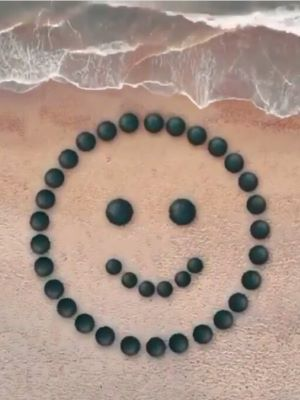
#> input picture images/IMG_20200410_220644_467.jpg, 300 x 400 px, found by its file name
$ python ft.py
#> lines starting #> are read from the running program, lines starting #| are printed output that depends on the picture
import numpy as np
import cv2
import matplotlib.pyplot as plt

# Load the image in grayscale
image = cv2.imread(r"C:\Users\HP\OneDrive\Documents\GitHub\equalizerrrr for data\ImageMixer\images\IMG_20200410_220644_467.jpg", cv2.IMREAD_GRAYSCALE)
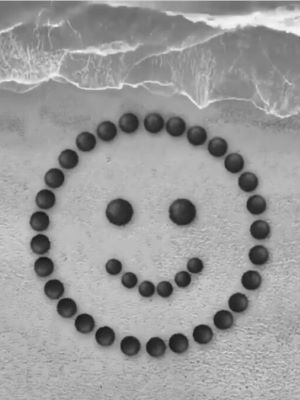
#> image: shape (400, 300); min 20, max 247, mean 155.1

# Perform Fourier Transform
f_transform = np.fft.fft2(image)
f_transform_shifted = np.fft.fftshift(f_transform)

# Extract Fourier components
magnitude = np.abs(f_transform_shifted)
phase = np.angle(f_transform_shifted)
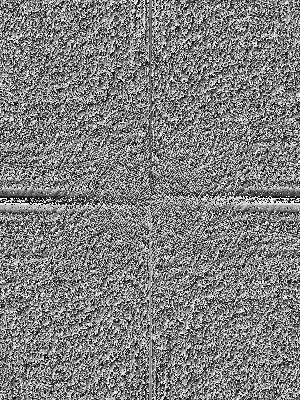
#> phase: shape (400, 300) float64; min -3.14, max 3.14, mean -1.69e-17; drawn with min black and max white
real_part = np.real(f_transform_shifted)
imaginary_part = np.imag(f_transform_shifted)
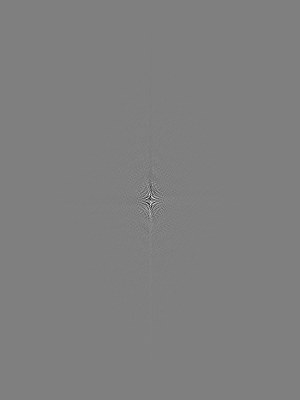
#> imaginary_part: shape (400, 300) float64; min -500238.8, max 500238.8, mean 0; drawn with min black and max white

# Modify Components

# 1. Modified Magnitude (Scale up all frequencies)
modified_magnitude = magnitude * 0.5

# 2. Modified Phase (Shift phase by a constant)
modified_phase = phase + np.pi / 1

# 3. Modified Real Part (Add constant to real part)
modified_real = real_part + 100

# 4. Modified Imaginary Part (Zero out imaginary part)
modified_imaginary = np.zeros_like(imaginary_part)

# Combine modified components into a single complex Fourier Transform
# Use the modified magnitude and phase to create a complex array
modified_complex = modified_magnitude * np.exp(1j * modified_phase)

# Combine the modified real and imaginary parts into the Fourier array
final_complex = modified_real + 1j * modified_imaginary

# Reconstruct the image from the final Fourier coefficients
f_inverse_shifted = np.fft.ifftshift(final_complex)
reconstructed_image = np.fft.ifft2(f_inverse_shifted).real
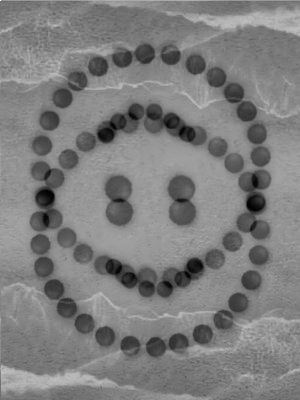
#> reconstructed_image: shape (400, 300) float64; min 36.5, max 276, mean 155.1; drawn with min black and max white

# Plotting
plt.figure(figsize=(8, 6))

# Original Image
plt.subplot(1, 2, 1)
plt.title("Original Image")
plt.imshow(image, cmap='gray')
plt.axis('off')

# Reconstructed Image with modified components
plt.subplot(1, 2, 2)
plt.title("Reconstructed with Modified Components")
plt.imshow(reconstructed_image, cmap='gray')
plt.axis('off')

plt.tight_layout()
plt.show()

$ run again, with images/IMG_20201024_143610_857.jpg copied over images/IMG_20200410_220644_467.jpg
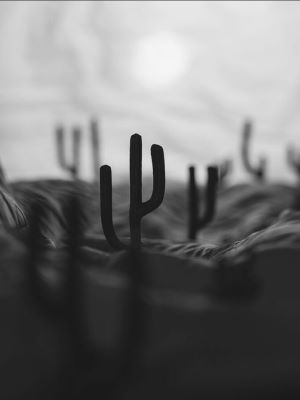
#> input picture images/IMG_20201024_143610_857.jpg, 300 x 400 px, found by its file name
#> image is the input picture: shape (400, 300); min 16, max 245, mean 116.3
#> `reconstructed_image = np.fft.ifft2(f_inverse_shifted).real`:
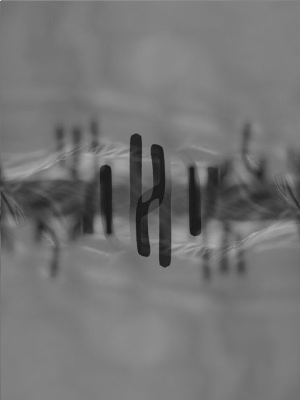
#> reconstructed_image: shape (400, 300) float64; min 21.5, max 225, mean 116.3
#> `plt.show()`:
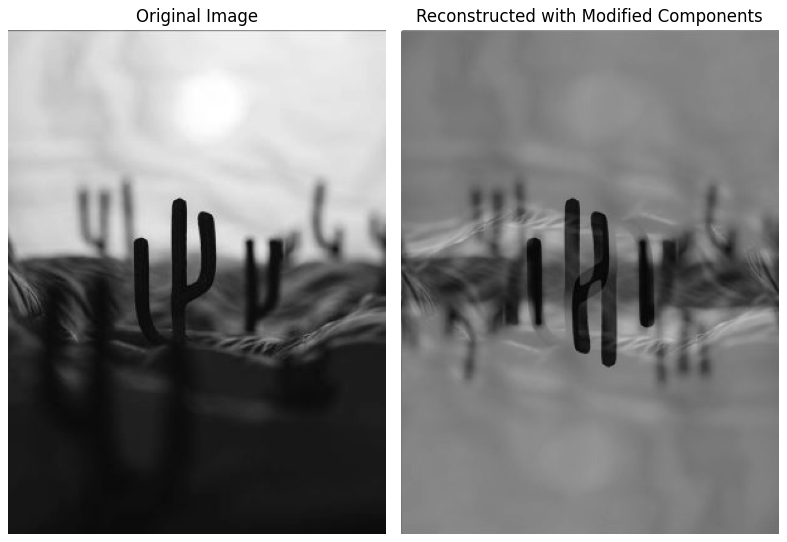
#> figure drawn by matplotlib, 2 panels
